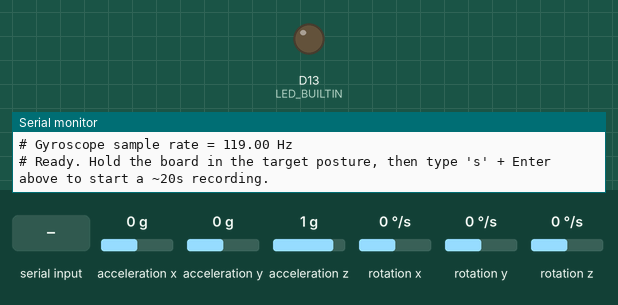
A sketch run on a simulated Arduino Nano 33 BLE. Parts: output pins drawn as LEDs (lit = HIGH), the last lines printed to the serial monitor. Inputs (shaded band) come from the test bench; at power-on: acceleration x 0 g, acceleration y 0 g, acceleration z 1 g, rotation x 0 °/s, rotation y 0 °/s, rotation z 0 °/s.

Above: at 1.2 s.
1.3 s: "s" received over Serial
At 2.1 s:
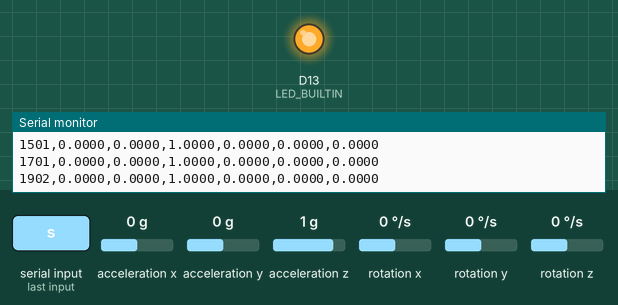
Timing chart, 0 to 22.8 s (numbered marks = the images above; inputs shaded):
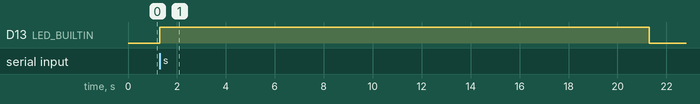

Measured:
- after the input at 1.3 s, D13 (LED_BUILTIN): LOW → HIGH at once, → LOW 20.0 s later

The sketch:

IMU_Data_Logger.ino
```cpp
/*
  IMU_Data_Logger.ino
  Phase 1/2 of the lying-posture project.

  Idles until you type 's' + Enter into the Serial Monitor's input box,
  then streams accelerometer + gyroscope readings as CSV for a fixed
  recording window, prints an END marker, and goes back to idle. That
  gives each trial a clean, bounded block of output you can Clear +
  Save (Serial Monitor's export icon) into its own file, e.g.
  supine-trial1.csv, without having to hand-time a continuous stream.
*/

#include <Arduino_LSM9DS1.h>

// How often we take a sample and print a CSV row.
// Keeping this low also keeps each trial's row count small enough to
// select/copy by hand.
const unsigned long SAMPLE_INTERVAL_MS = 200;     // 5 Hz logging rate
const unsigned long RECORD_DURATION_MS = 20000;   // ~20s per trial = ~100 rows.
                                                   // Do 3 trials per posture (~60s total) to meet
                                                   // the  >=1 min per posture requirement.

enum State { IDLE,
             RECORDING };
State state = IDLE;
unsigned long recordStart = 0;
unsigned long lastSampleTime = 0;

void setup() {
  pinMode(LED_BUILTIN, OUTPUT);
  Serial.begin(115200);

  // Wait up to 3s for a Serial Monitor, but don't hang forever if none
  // connects (an indefinite `while (!Serial);` is a common cause of a
  // sketch that appears to produce zero output).
  unsigned long waitStart = millis();
  while (!Serial && millis() - waitStart < 3000) {}

  if (!IMU.begin()) {
    Serial.println("Failed to initialize IMU!");
    // Fast-blink forever so failure is visible with no Monitor connected.
    while (1) {
      digitalWrite(LED_BUILTIN, !digitalRead(LED_BUILTIN));
      delay(100);
    }
  }

  Serial.print("# Accelerometer sample rate = ");
  Serial.print(IMU.accelerationSampleRate());
  Serial.println(" Hz");
  Serial.print("# Gyroscope sample rate = ");
  Serial.print(IMU.gyroscopeSampleRate());
  Serial.println(" Hz");

  printIdlePrompt();
}

void loop() {
  handleSerialCommand();

  if (state != RECORDING) {
    return;
  }

  unsigned long now = millis();

  if (now - recordStart >= RECORD_DURATION_MS) {
    Serial.println("# === END trial. Everything above the header down to here is your CSV -- delete this and the START line before saving. ===");
    digitalWrite(LED_BUILTIN, LOW);
    state = IDLE;
    printIdlePrompt();
    return;
  }

  if (now - lastSampleTime < SAMPLE_INTERVAL_MS) {
    return;
  }
  lastSampleTime = now;

  float ax, ay, az;
  float gx, gy, gz;

  // Only print once both a fresh accel and gyro sample are available,
  // so every row has matched, current readings.
  if (IMU.accelerationAvailable() && IMU.gyroscopeAvailable()) {
    IMU.readAcceleration(ax, ay, az);
    IMU.readGyroscope(gx, gy, gz);

    Serial.print(now);
    Serial.print(",");
    Serial.print(ax, 4);
    Serial.print(",");
    Serial.print(ay, 4);
    Serial.print(",");
    Serial.print(az, 4);
    Serial.print(",");
    Serial.print(gx, 4);
    Serial.print(",");
    Serial.print(gy, 4);
    Serial.print(",");
    Serial.println(gz, 4);
  }
}

void handleSerialCommand() {
  while (Serial.available()) {
    char c = Serial.read();
    if ((c == 's' || c == 'S') && state == IDLE) {
      state = RECORDING;
      recordStart = millis();
      lastSampleTime = 0;
      digitalWrite(LED_BUILTIN, HIGH);  // stays on for the whole recording window
      Serial.println("# === START trial (recording for ~20s) === -- delete this line before saving.");
      Serial.println("timestamp_ms,ax_g,ay_g,az_g,gx_dps,gy_dps,gz_dps");
    }
  }
}

void printIdlePrompt() {
  Serial.println();
  Serial.println("# Ready. Hold the board in the target posture, then type 's' + Enter above to start a ~20s recording.");
}
```
